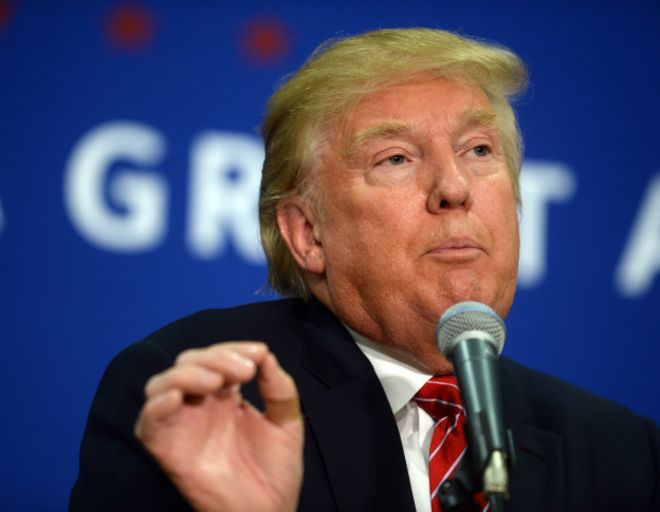
#> input picture images/donald_trump.jpg, 660 x 512 px
$ jupyter execute --allow-errors '06-Dimensionality Reduction.ipynb'   (shell and % lines are left out)   (older library calls are emulated)
#> lines starting #> are read from the running program, lines starting #| are printed output that depends on the picture
# Dimensionality Reduction: Principal Component Analysis in-depth

Here we'll explore **Principal Component Analysis**, which is an extremely useful linear dimensionality reduction technique.

We'll start with our standard set of initial imports:

[cell 1]
from __future__ import print_function, division

import numpy as np
import matplotlib.pyplot as plt
from scipy import stats

# use seaborn plotting style defaults
import seaborn as sns; sns.set()

from scipy import *
from pylab import *
from scipy.misc import imread

## Image Compression example

[cell 2]
#
img = imread("images/donald_trump.jpg")[:,:,0]
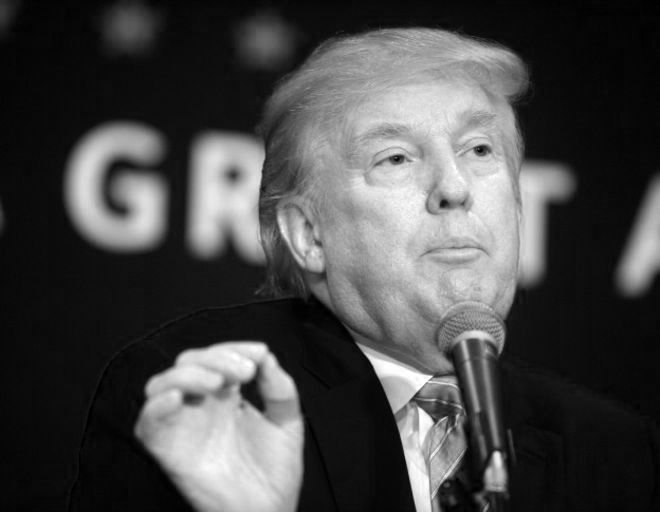
#> img: shape (512, 660); min 0, max 255, mean 72.6
gray()
figure(1)
imshow(img)

[cell 3]
img.shape
#> Out = (512, 660)

[cell 4]
m,n = img.shape
#> m = 512; n = 660
U,S,Vt = svd(img)
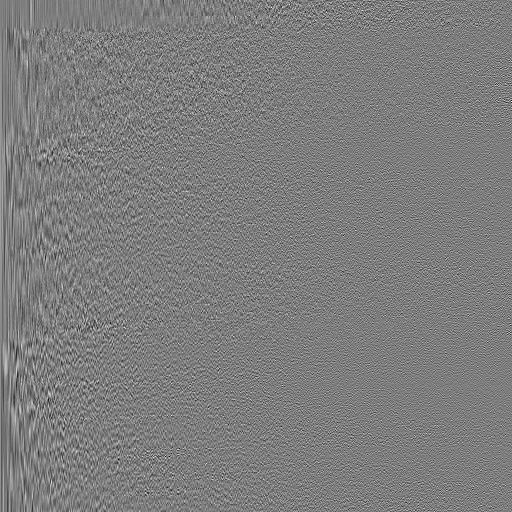
#> U: shape (512, 512) float64; min -0.257, max 0.264, mean 6.08e-05; drawn with min black and max white
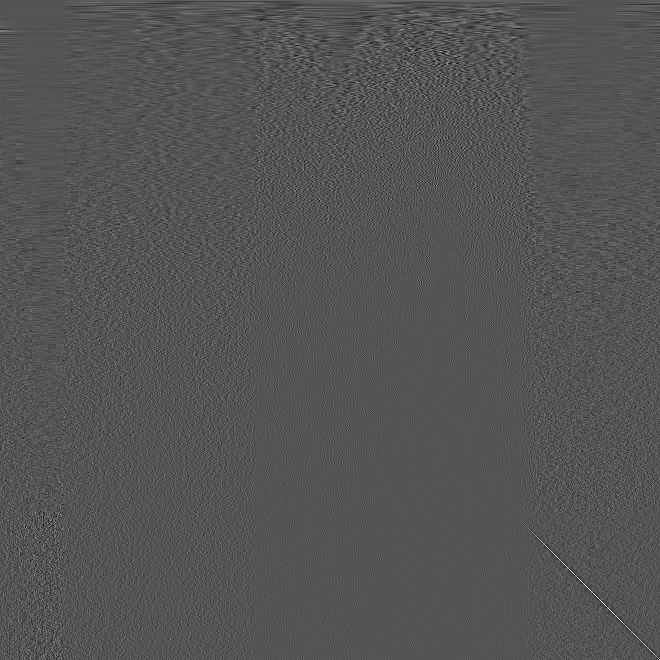
#> Vt: shape (660, 660) float64; min -0.289, max 0.581, mean 5.49e-05; drawn with min black and max white
#> S = 512 values, max 53938.2 at index 0, min 1.04 at index 511, mean 383.6
S = resize(S,[m,1])*eye(m,n)

[cell 5]
k = 70
figure(2)
imshow(dot(U[:,1:k],dot(S[1:k,1:k],Vt[1:k,:])))
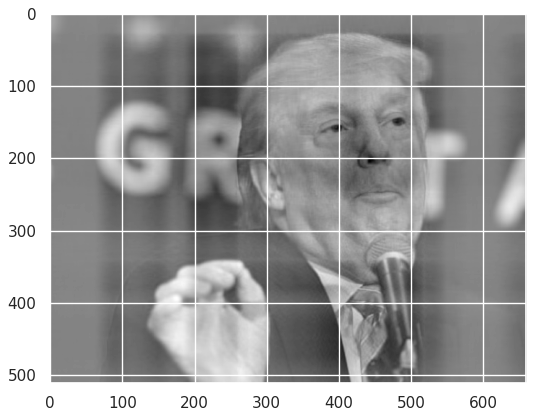
#> figure drawn by matplotlib, 1 panel

## Introducing Principal Component Analysis

Principal Component Analysis is a very powerful unsupervised method for *dimensionality reduction* in data.  It's easiest to visualize by looking at a two-dimensional dataset:

[cell 6]
np.random.seed(1)
X = np.dot(np.random.random(size=(2, 2)), np.random.normal(size=(2, 200))).T
plt.plot(X[:, 0], X[:, 1], 'o')
plt.axis('equal');
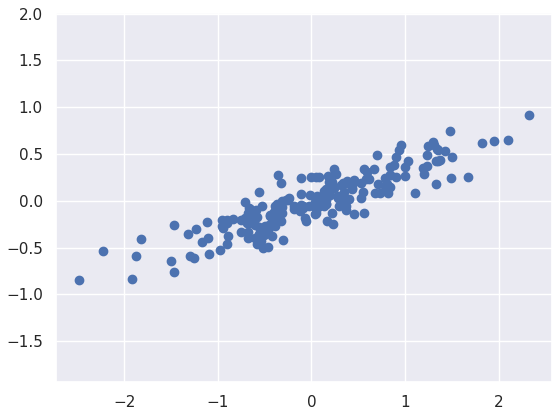
#> figure drawn by matplotlib, 1 panel

We can see that there is a definite trend in the data. What PCA seeks to do is to find the **Principal Axes** in the data, and explain how important those axes are in describing the data distribution:

[cell 7]
from sklearn.decomposition import PCA
pca = PCA(n_components=2)
pca.fit(X)
print(pca.explained_variance_)
print(pca.components_)

To see what these numbers mean, let's view them as vectors plotted on top of the data:

[cell 8]
plt.plot(X[:, 0], X[:, 1], 'o', alpha=0.5)
for length, vector in zip(pca.explained_variance_, pca.components_):
    v = vector * 3 * np.sqrt(length)
    plt.plot([0, v[0]], [0, v[1]], '-k', lw=3)
plt.axis('equal');
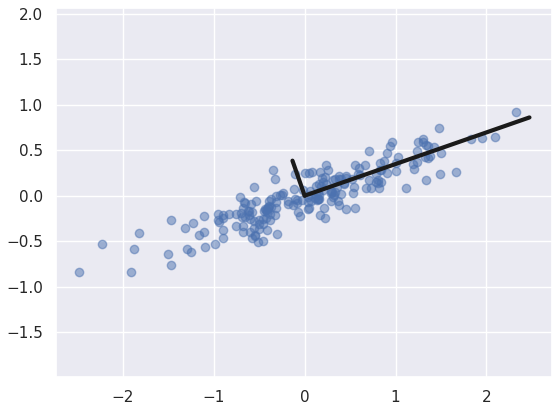
#> figure drawn by matplotlib, 1 panel

Notice that one vector is longer than the other. In a sense, this tells us that that direction in the data is somehow more "important" than the other direction.
The explained variance quantifies this measure of "importance" in direction.

Another way to think of it is that the second principal component could be **completely ignored** without much loss of information! Let's see what our data look like if we only keep 95% of the variance:

[cell 9]
clf = PCA(0.95) # keep 95% of variance
X_trans = clf.fit_transform(X)
print(X.shape)
print(X_trans.shape)

By specifying that we want to throw away 5% of the variance, the data is now compressed by a factor of 50%! Let's see what the data look like after this compression:

[cell 10]
X_new = clf.inverse_transform(X_trans)
plt.plot(X[:, 0], X[:, 1], 'o', alpha=0.2)
plt.plot(X_new[:, 0], X_new[:, 1], 'ob', alpha=0.8)
plt.axis('equal');
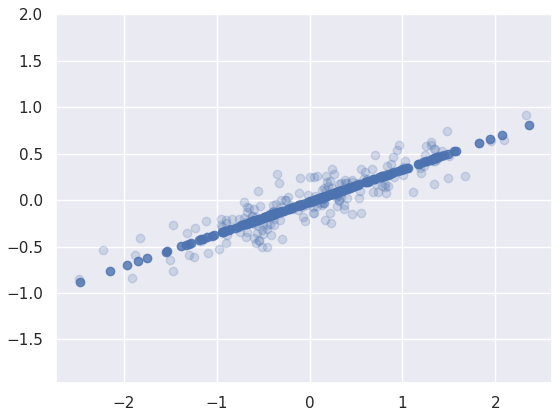
#> figure drawn by matplotlib, 1 panel

The light points are the original data, while the dark points are the projected version.  We see that after truncating 5% of the variance of this dataset and then reprojecting it, the "most important" features of the data are maintained, and we've compressed the data by 50%!

This is the sense in which "dimensionality reduction" works: if you can approximate a data set in a lower dimension, you can often have an easier time visualizing it or fitting complicated models to the data.

### Application of PCA to Digits

The dimensionality reduction might seem a bit abstract in two dimensions, but the projection and dimensionality reduction can be extremely useful when visualizing high-dimensional data.  Let's take a quick look at the application of PCA to the digits data we looked at before:

[cell 11]
from sklearn.datasets import load_digits
digits = load_digits()
X = digits.data
y = digits.target

[cell 12]
pca = PCA(2)  # project from 64 to 2 dimensions
Xproj = pca.fit_transform(X)
print(X.shape)
print(Xproj.shape)

[cell 13]
plt.scatter(Xproj[:, 0], Xproj[:, 1], c=y, edgecolor='none', alpha=0.5,
            cmap=plt.cm.get_cmap('nipy_spectral', 10))
plt.colorbar();
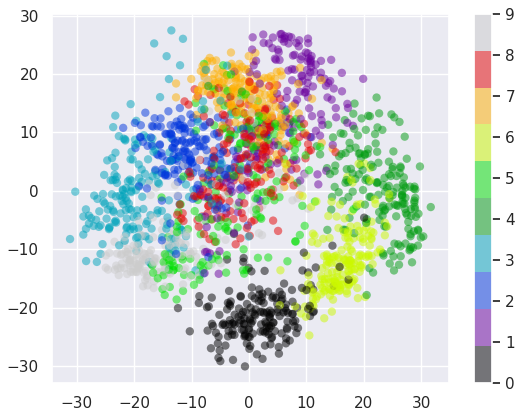
#> figure drawn by matplotlib, 2 panels

This gives us an idea of the relationship between the digits. Essentially, we have found the optimal stretch and rotation in 64-dimensional space that allows us to see the layout of the digits, **without reference** to the labels.

### What do the Components Mean?

PCA is a very useful dimensionality reduction algorithm, because it has a very intuitive interpretation via *eigenvectors*.
The input data is represented as a vector: in the case of the digits, our data is

$$
x = [x_1, x_2, x_3 \cdots]
$$

but what this really means is

$$
image(x) = x_1 \cdot{\rm (pixel~1)} + x_2 \cdot{\rm (pixel~2)} + x_3 \cdot{\rm (pixel~3)} \cdots
$$

If we reduce the dimensionality in the pixel space to (say) 6, we recover only a partial image:

[cell 14]
from fig_code.figures import plot_image_components

sns.set_style('white')
plot_image_components(digits.data[0])
#> (this line was passed over: fig_code is not available in this run)

But the pixel-wise representation is not the only choice. We can also use other *basis functions*, and write something like

$$
image(x) = {\rm mean} + x_1 \cdot{\rm (basis~1)} + x_2 \cdot{\rm (basis~2)} + x_3 \cdot{\rm (basis~3)} \cdots
$$

What PCA does is to choose optimal **basis functions** so that only a few are needed to get a reasonable approximation.
The low-dimensional representation of our data is the coefficients of this series, and the approximate reconstruction is the result of the sum:

[cell 15]
from fig_code.figures import plot_pca_interactive
plot_pca_interactive(digits.data)
#> (this line was passed over: fig_code is not available in this run)

Here we see that with only six PCA components, we recover a reasonable approximation of the input!

Thus we see that PCA can be viewed from two angles. It can be viewed as **dimensionality reduction**, or it can be viewed as a form of **lossy data compression** where the loss favors noise. In this way, PCA can be used as a **filtering** process as well.

### Choosing the Number of Components

But how much information have we thrown away?  We can figure this out by looking at the **explained variance** as a function of the components:

[cell 16]
sns.set()
pca = PCA().fit(X)
plt.plot(np.cumsum(pca.explained_variance_ratio_))
plt.xlabel('number of components')
plt.ylabel('cumulative explained variance');
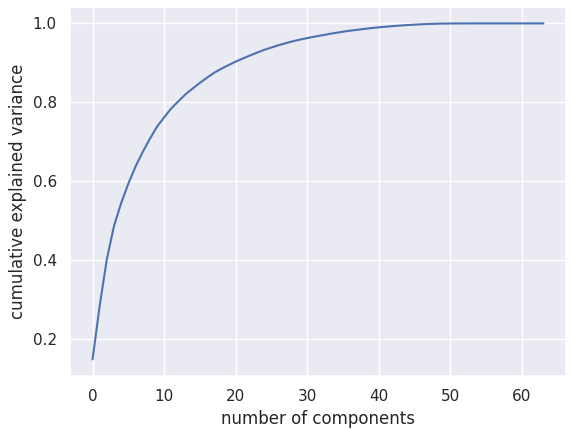
#> figure drawn by matplotlib, 1 panel; curve peaks at x = 60, y = 1

Here we see that our two-dimensional projection loses a lot of information (as measured by the explained variance) and that we'd need about 20 components to retain 90% of the variance.  Looking at this plot for a high-dimensional dataset can help you understand the level of redundancy present in multiple observations.

### PCA as data compression

As we mentioned, PCA can be used for is a sort of data compression. Using a small ``n_components`` allows you to represent a high dimensional point as a sum of just a few principal vectors.

Here's what a single digit looks like as you change the number of components:

[cell 17]
fig, axes = plt.subplots(8, 8, figsize=(8, 8))
fig.subplots_adjust(hspace=0.1, wspace=0.1)

for i, ax in enumerate(axes.flat):
    pca = PCA(i + 1).fit(X)
    im = pca.inverse_transform(pca.transform(X[20:21]))

    ax.imshow(im.reshape((8, 8)), cmap='binary')
    ax.text(0.95, 0.05, 'n = {0}'.format(i + 1), ha='right',
            transform=ax.transAxes, color='green')
    ax.set_xticks([])
    ax.set_yticks([])
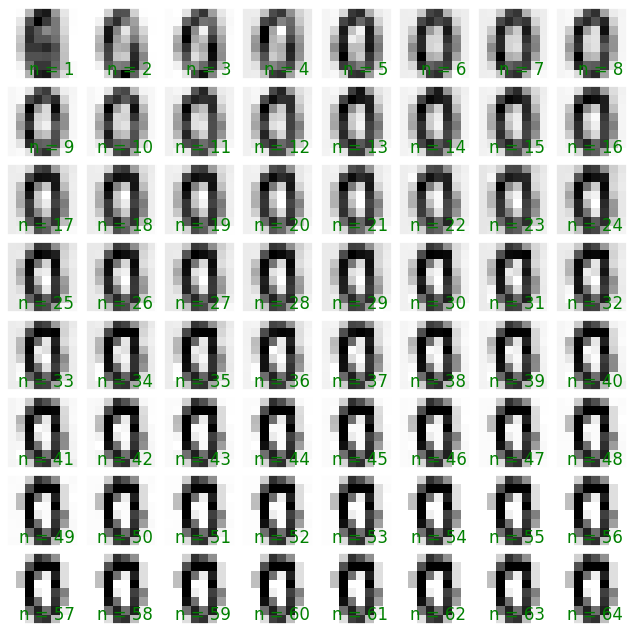
#> figure drawn by matplotlib, 64 panels
#> the sliders are set to n_components = 1, nside = 1

$ run again, with images/iris_setosa.jpg copied over images/donald_trump.jpg
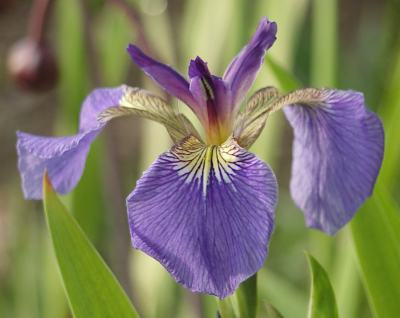
#> input picture images/iris_setosa.jpg, 400 x 318 px
#> `U,S,Vt = svd(img)`: S = 318 values, max 44938.6 at index 0, min 1.44 at index 317, mean 363.6
#> `[cell 5] k = 70 figure(2) imshow(dot(U[:,1:k],dot(S[1:k,1:k],Vt[1:k,:]..`:
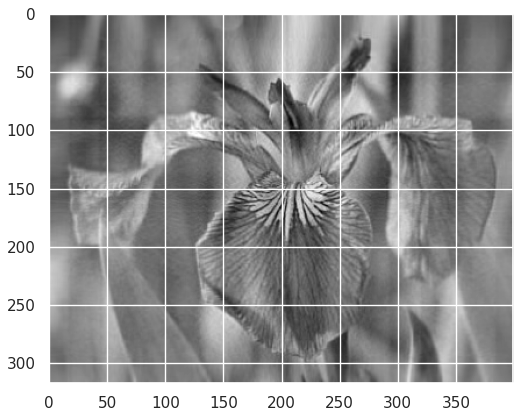
#> figure drawn by matplotlib, 1 panel
